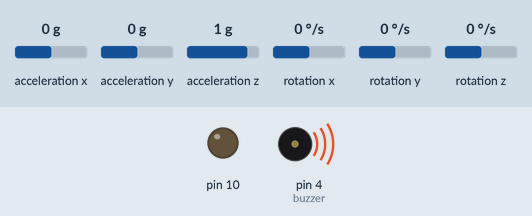
Recording of a sketch running on a simulated Arduino Uno, built for the host (arithmetic inside an expression is 32-bit, double 64-bit). Shown: output pins drawn as LEDs (lit = HIGH), buzzer (waves = sounding, pin HIGH). Inputs (shaded band) come from the test bench; at power-on: acceleration x 0 g, acceleration y 0 g, acceleration z 1 g, rotation x 0 °/s, rotation y 0 °/s, rotation z 0 °/s. Storage starts empty; what the sketch prints to the serial monitor is not drawn.

Above: at 3.1 s.
At 3.7 s:
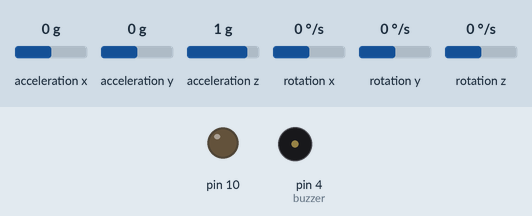
Timing chart, 0 to 5.2 s (numbered marks = the images above):
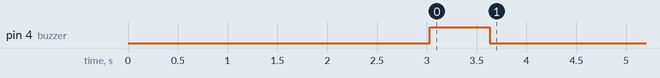

The sketch:

MPU6050_DataLogger.ino
```cpp
#include <Wire.h>
#include <MPU6050_tockn.h>
#include <SPI.h>
#include <SD.h>

const int chipSelect = 10;
File dataFile;

MPU6050 mpu6050(Wire);

int buzzer = 4;

float start;

void setup()
{
  Wire.begin();
  Serial.begin(9600);

  pinMode(buzzer, OUTPUT); //buzzer


  pinMode(10, OUTPUT);
  SD.begin(10);

  mpu6050.begin();
  mpu6050.calcGyroOffsets(true);

  Serial.println("Calibration complete.");
  digitalWrite(9, LOW);

  dataFile = SD.open("datalog.txt", FILE_WRITE);
  dataFile.println("Time\tgyroX\tgyroY\tgyroZ\tgyroAngleX\tgyroAngleY\tgyroAngleZ\tangleX\tangleY\tangleZ");
  dataFile.close();

  digitalWrite(buzzer, HIGH);
  delay(600);
  digitalWrite(buzzer, LOW);
  start = millis();
}

void loop()
{
  dataFile = SD.open("datalog.txt", FILE_WRITE);
  mpu6050.update();
  double T = (millis()-start)/1000;

  dataFile.print(T);
  dataFile.print("\t"); dataFile.print(mpu6050.getGyroX());
  dataFile.print("\t"); dataFile.print(mpu6050.getGyroY());
  dataFile.print("\t"); dataFile.print(mpu6050.getGyroZ());

  dataFile.print("\t"); dataFile.print(mpu6050.getGyroAngleX());
  dataFile.print("\t"); dataFile.print(mpu6050.getGyroAngleY());
  dataFile.print("\t"); dataFile.print(mpu6050.getGyroAngleZ());

  dataFile.print("\t"); dataFile.print(mpu6050.getAngleX());
  dataFile.print("\t"); dataFile.print(mpu6050.getAngleY());
  dataFile.print("\t"); dataFile.println(mpu6050.getAngleZ());

  dataFile.close();
}
```
